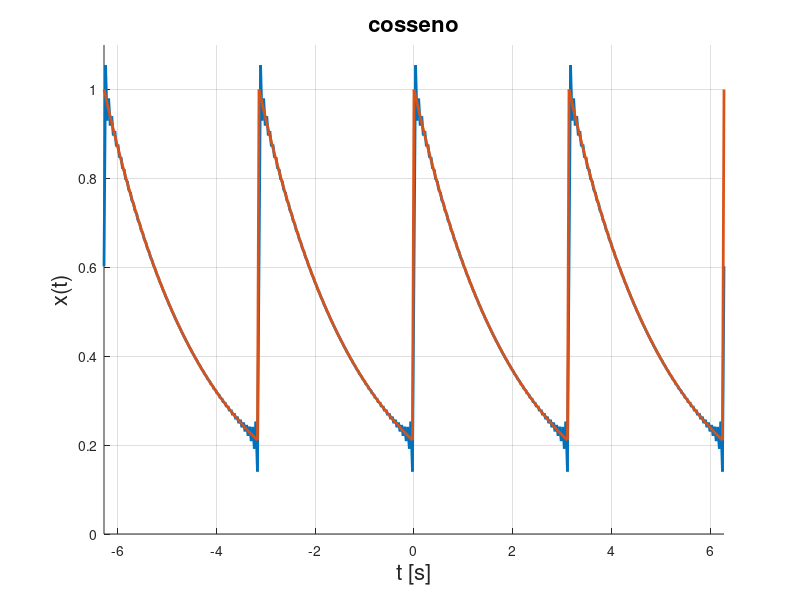

Write the MATLAB code that produced this figure.
close all
clear all
clc

T0 = pi;
t = -2*pi:pi/100:2*pi;
x = exp(-mod(t, T0)/2);

a0 = 0.504;
x_fourier = a0*ones(1,length(t));

w0 = 2*pi/T0;
for n=1:50
  an = 0.504*(2/(1+16*n^2));
  bn = 0.504*(8*n/(1+16*n^2));
  x_fourier = x_fourier + an*cos(n*w0*t) + bn*sin(n*w0*t);
endfor


hold on
plot(t, x_fourier, 'linewidth', 2)
plot(t, x, 'linewidth', 2)
grid on
xlabel('t [s]', 'fontsize', 16)
ylabel('x(t)', 'fontsize', 16)
title('cosseno', 'fontsize', 16)
xlim([-2*pi, 2*pi])
ylim([0, 1.1])
hold off

##legend('x(t)', 'sin(2t)', 'fontsize', 14, 'location', 'southwest')
